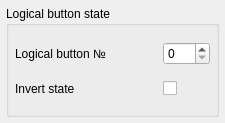
<?xml version="1.0" encoding="UTF-8"?>
<ui version="4.0">
 <class>LedFunction</class>
 <widget class="QWidget" name="LedFunction">
  <property name="geometry">
   <rect>
    <x>0</x>
    <y>0</y>
    <width>225</width>
    <height>123</height>
   </rect>
  </property>
  <property name="windowTitle">
   <string>Form</string>
  </property>
  <layout class="QVBoxLayout" name="verticalLayout">
   <property name="leftMargin">
    <number>6</number>
   </property>
   <property name="topMargin">
    <number>6</number>
   </property>
   <property name="rightMargin">
    <number>6</number>
   </property>
   <property name="bottomMargin">
    <number>6</number>
   </property>
   <item>
    <widget class="QGroupBox" name="groupBox">
     <property name="title">
      <string>Logical button state</string>
     </property>
     <layout class="QGridLayout" name="gridLayout" columnstretch="1,0">
      <property name="leftMargin">
       <number>6</number>
      </property>
      <property name="topMargin">
       <number>6</number>
      </property>
      <property name="rightMargin">
       <number>6</number>
      </property>
      <property name="bottomMargin">
       <number>6</number>
      </property>
      <item row="1" column="0">
       <widget class="QLabel" name="label_2">
        <property name="text">
         <string>Invert state</string>
        </property>
       </widget>
      </item>
      <item row="0" column="0">
       <widget class="QLabel" name="label">
        <property name="text">
         <string>Logical button №</string>
        </property>
       </widget>
      </item>
      <item row="0" column="1">
       <widget class="QSpinBox" name="spinBox_buttonNum">
        <property name="maximum">
         <number>128</number>
        </property>
       </widget>
      </item>
      <item row="1" column="1">
       <widget class="QCheckBox" name="checkBox_isInverted">
        <property name="text">
         <string/>
        </property>
       </widget>
      </item>
     </layout>
    </widget>
   </item>
  </layout>
 </widget>
 <resources/>
 <connections/>
</ui>
